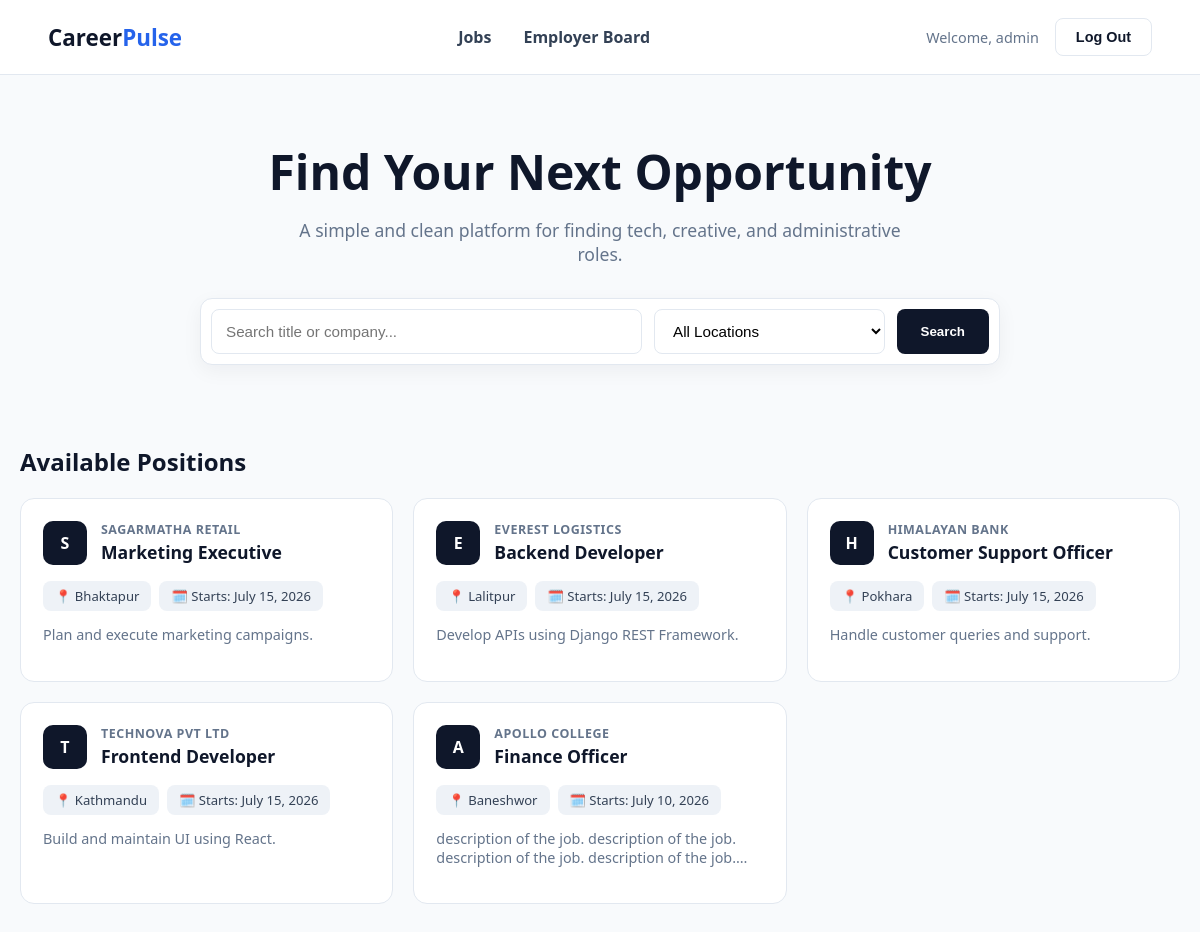
The page /dashboard/ (signed in) on the database its author committed.
### portal/models.py (models this page shows)
class Job(models.Model):
    company = models.ForeignKey(Company,
                                related_name="company",
                                on_delete=models.CASCADE)
    title = models.CharField(max_length=127)
    description = models.TextField(blank=True, null=True)
    start_date = models.DateField()
    end_date = models.DateField()
    salary = models.FloatField()
    created_at = models.DateTimeField(auto_now_add=True)

class Company(models.Model):
    name = models.CharField(max_length=63)
    location = models.TextField()
    contact_no = models.CharField(max_length=10)

### portal/views.py (the view)
# urls.py: path("dashboard/", dashboard_view, name="dashboard")
@login_required
def dashboard_view(request):
    from portal.models import Company
    jobs = Job.objects.all().order_by("-created_at")
    query = request.GET.get("q", "").strip()
    if query:
        jobs = jobs.filter(
            models.Q(title__icontains=query) | models.Q(company__name__icontains=query)
        )
    selected_location = request.GET.get("location", "").strip()
    if selected_location:
        jobs = jobs.filter(company__location=selected_location)
    locations = (
        Company.objects.exclude(location="")
        .values_list("location", flat=True)
        .distinct()
        .order_by("location")
    )
    return render(request, "dashboard.html", {
        "jobs": jobs,
        "query": query,
        "selected_location": selected_location,
        "locations": locations,
    })

### templates/dashboard.html (shortened to what this page needs)
{% extends "base.html" %}
{% block content %}
    <section class="hero">
        <h1>Find Your Next Opportunity</h1>
        <p>A simple and clean platform for finding tech, creative, and administrative roles.</p>
        <form class="search-bar" method="GET">
            <input type="text" name="q" placeholder="Search title or company..." value="{{ query|default:'' }}">
            <select name="location">
                <option value="">All Locations</option>
            </select>
            <button type="submit">Search</button>
        </form>
    </section>
    <div class="container">
        <h2>Available Positions</h2>
        <div class="job-grid">
            {% for job in jobs %}
            <a class="job-card" href="{% url 'job-detail' job.id %}">
                <div class="job-top">
                    <div class="logo-box">{{ job.company.name|slice:":1"|upper }}</div>
                    <div>
                        <div class="company-name">{{ job.company.name }}</div>
                        <h3>{{ job.title }}</h3>
                    </div>
                </div>
                <div class="job-tags">
                    <span>📍 {{ job.company.location|default:"Location not available" }}</span>
                    <span>🗓️ Starts: {{ job.start_date }}</span>
                </div>
                {% if job.description %}
                <p class="desc">{{ job.description }}</p>
                {% endif %}
            </a>
            {% empty %}
            <p class="empty">No jobs available right now.</p>
            {% endfor %}
        </div>
    </div>
{% endblock %}

### templates/base.html (shortened to what this page needs)
<!DOCTYPE html>
<html lang="en">
<head>
</head>
<body>
    <nav class="navbar">
        <a class="logo" href="{% url 'dashboard' %}">Career<span>Pulse</span></a>
        <div class="nav-links">
            <a href="{% url 'dashboard' %}">Jobs</a>
            <a href="/admin2/">Employer Board</a>
        </div>
        <div class="nav-actions">
            {% if request.user.is_authenticated %}
                <span class="nav-user">Welcome, {{ request.user.username }}</span>
                <form method="POST" action="{% url 'logout' %}" style="margin:0;">
                    <button type="submit" class="btn btn-outline">Log Out</button>
                </form>
            {% else %}
                <a href="{% url 'user-login' %}" class="btn btn-outline">Log In</a>
                <a href="{% url 'user-register' %}" class="btn btn-dark">Sign Up</a>
            {% endif %}
        </div>
    </nav>
    {% block content %}{% endblock %}
</body>
</html>

### rows shown on the page
Job: company.name "S", company.name "SAGARMATHA RETAIL", title "Marketing Executive", company.location "Bhaktapur", start_date "July 15, 2026", description "Plan and execute marketing campaigns."
Job: company.name "E", company.name "EVEREST LOGISTICS", title "Backend Developer", company.location "Lalitpur", start_date "July 15, 2026", description "Develop APIs using Django REST Framework."
Job: company.name "H", company.name "HIMALAYAN BANK", title "Customer Support Officer", company.location "Pokhara", start_date "July 15, 2026", description "Handle customer queries and support."
Job: company.name "T", company.name "TECHNOVA PVT LTD", title "Frontend Developer", company.location "Kathmandu", start_date "July 15, 2026", description "Build and maintain UI using React."
Job: company.name "A", company.name "APOLLO COLLEGE", title "Finance Officer", company.location "Baneshwor", start_date "July 10, 2026", description "description of the job. description of the job. description of the job. description of the…"

### other values the page prints
{{ request.user.username }} "admin"
